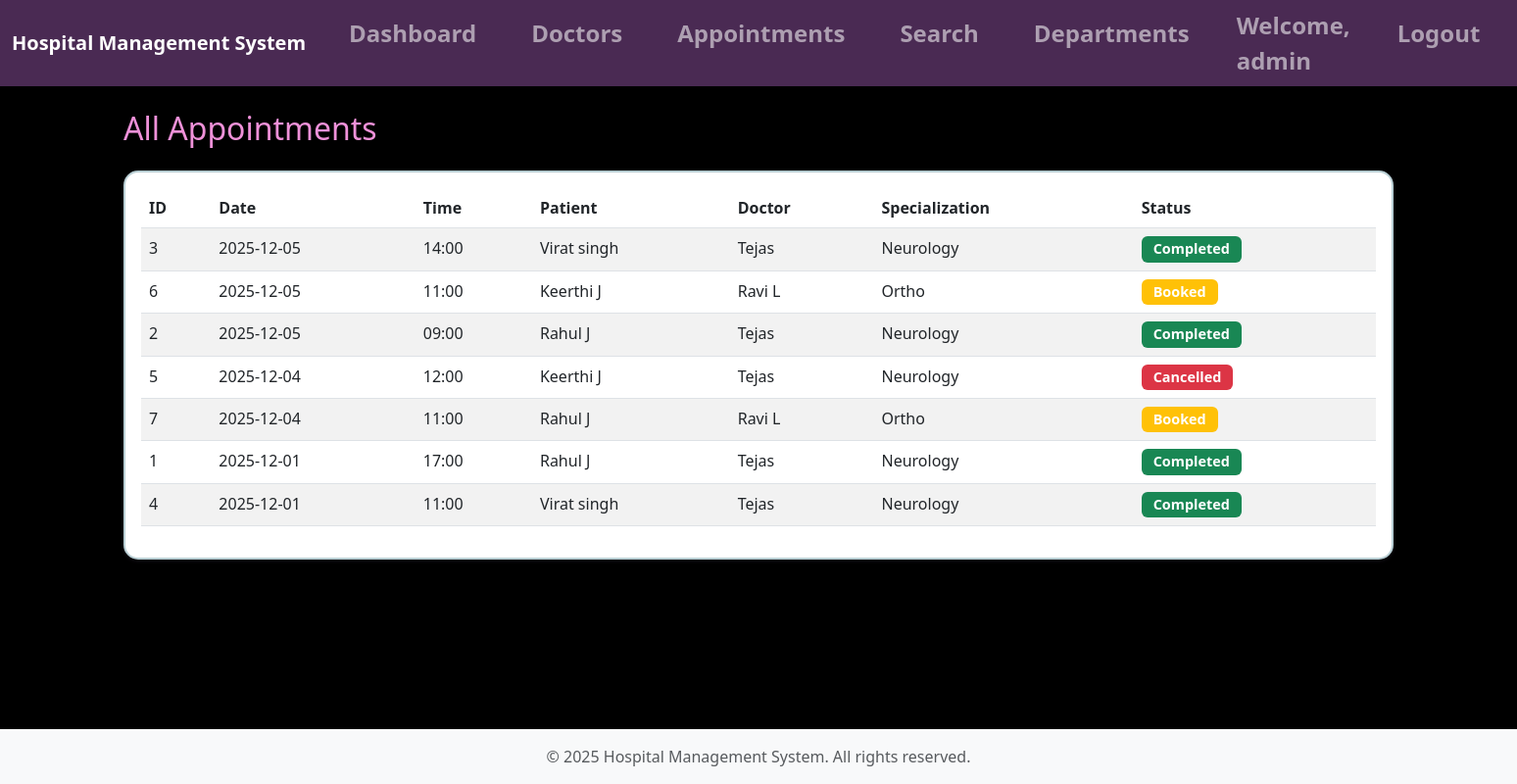
The app's page /admin/appointments (signed in) with its own data.
### tables this page shows
CREATE TABLE appointments (
            id INTEGER PRIMARY KEY AUTOINCREMENT,
            patient_id INTEGER NOT NULL,
            doctor_id INTEGER NOT NULL,
            appointment_date DATE NOT NULL,
            appointment_time TIME NOT NULL,
            status TEXT DEFAULT 'Booked' CHECK(status IN ('Booked', 'Completed', 'Cancelled')),
            created_at TIMESTAMP DEFAULT CURRENT_TIMESTAMP,
            FOREIGN KEY (patient_id) REFERENCES patients(id),
            FOREIGN KEY (doctor_id) REFERENCES doctors(id),
            UNIQUE(doctor_id, appointment_date, appointment_time)
        );

CREATE TABLE patients (
            id INTEGER PRIMARY KEY AUTOINCREMENT,
            user_id INTEGER NOT NULL,
            name TEXT NOT NULL,
            age INTEGER,
            gender TEXT,
            address TEXT,
            is_active INTEGER DEFAULT 1,
            FOREIGN KEY (user_id) REFERENCES users(id)
        );

CREATE TABLE doctors (
            id INTEGER PRIMARY KEY AUTOINCREMENT,
            user_id INTEGER NOT NULL,
            name TEXT NOT NULL,
            specialization_id INTEGER,
            is_active INTEGER DEFAULT 1,
            FOREIGN KEY (user_id) REFERENCES users(id),
            FOREIGN KEY (specialization_id) REFERENCES departments(id)
        );

CREATE TABLE departments (
            id INTEGER PRIMARY KEY AUTOINCREMENT,
            name TEXT UNIQUE NOT NULL,
            description TEXT,
            created_at TIMESTAMP DEFAULT CURRENT_TIMESTAMP
        );

### app.py (the view)
        def decorated_function(*args, **kwargs):
            if 'user_id' not in session:  # Check if user is logged in
                flash('Please login to access this page', 'error')
                return redirect(url_for('login'))
            if role and session.get('role') != role:  # Check role if specified
                flash('Access denied. Insufficient permissions.', 'error')
                return redirect(url_for('dashboard'))
            return f(*args, **kwargs)

### app.py (called while the page is built)
def get_db():
    conn = sqlite3.connect(app.config['DATABASE'])
    conn.row_factory = sqlite3.Row  # Return rows as dictionaries
    return conn

def query_db(query, args=(), one=False):
    conn = get_db()
    cursor = conn.execute(query, args)
    results = cursor.fetchall()
    conn.commit()  # Commit changes (SQLite auto-commits on close, but explicit is better)
    conn.close()
    return (results[0] if results else None) if one else results

def login_required(role=None):
    def decorator(f):
        def decorated_function(*args, **kwargs):
            if 'user_id' not in session:  # Check if user is logged in
                flash('Please login to access this page', 'error')
                return redirect(url_for('login'))
            if role and session.get('role') != role:  # Check role if specified
                flash('Access denied. Insufficient permissions.', 'error')
                return redirect(url_for('dashboard'))
            return f(*args, **kwargs)
        decorated_function.__name__ = f.__name__
        return decorated_function
    return decorator

@app.route('/admin/appointments')
@login_required('admin')
def admin_appointments():
    appointments = query_db('''
        SELECT a.*, p.name as patient_name, p.id as patient_id,
               d.name as doctor_name, dept.name as specialization
        FROM appointments a
        JOIN patients p ON a.patient_id = p.id
        JOIN doctors d ON a.doctor_id = d.id
        LEFT JOIN departments dept ON d.specialization_id = dept.id
        ORDER BY a.appointment_date DESC, a.appointment_time DESC
    ''')
    return render_template('admin/appointments.html', appointments=appointments)

### templates/admin/appointments.html (shortened to what this page needs)
{% extends "base.html" %}
{% block content %}
<h2 class="mb-4">All Appointments</h2>
<div class="card">
    <div class="card-body">
        {% if appointments %}
            <div class="table-responsive">
                <table class="table table-striped">
                    <thead>
                        <tr>
                            <th>ID</th>
                            <th>Date</th>
                            <th>Time</th>
                            <th>Patient</th>
                            <th>Doctor</th>
                            <th>Specialization</th>
                            <th>Status</th>
                        </tr>
                    </thead>
                    <tbody>
                        {% for appointment in appointments %}
                        <tr>
                            <td>{{ appointment.id }}</td>
                            <td>{{ appointment.appointment_date }}</td>
                            <td>{{ appointment.appointment_time }}</td>
                            <td>{{ appointment.patient_name }}</td>
                            <td>{{ appointment.doctor_name }}</td>
                            <td>{{ appointment.specialization or 'N/A' }}</td>
                            <td>
                                <span class="badge bg-{{ 'success' if appointment.status == 'Completed' else 'warning' if appointment.status == 'Booked' else 'danger' }}">
                                    {{ appointment.status }}
                                </span>
                            </td>
                        </tr>
                        {% endfor %}
                    </tbody>
                </table>
            </div>
        {% else %}
            <p class="text-muted">No appointments found.</p>
        {% endif %}
    </div>
</div>
{% endblock %}

### static/css/style.css (style rules this page uses)
body { min-height: 100vh; display: flex; flex-direction: column; background-color: #000000; }
h2 { color: #ef91d9 !important; }
.card { box-shadow: 0 2px 4px rgba(117, 84, 152, 0.1); margin-bottom: 20px; border-radius: 15px; border: 2px solid #b8ced3; }
.table { background-color: rgb(132, 68, 68); }
.table thead { background-color: #daaf77; }
.badge { padding: 6px 12px; font-size: 0.9rem; }

### records on screen
appointments: id "3", appointment_date "2025-12-05", appointment_time "14:00", patient_name "Virat singh", doctor_name "Tejas", name "Neurology", status "Completed"
appointments: id "6", appointment_date "2025-12-05", appointment_time "11:00", patient_name "Keerthi J", doctor_name "Ravi L", name "Ortho", status "Booked"
appointments: id "2", appointment_date "2025-12-05", appointment_time "09:00", patient_name "Rahul J", doctor_name "Tejas", name "Neurology", status "Completed"
appointments: id "5", appointment_date "2025-12-04", appointment_time "12:00", patient_name "Keerthi J", doctor_name "Tejas", name "Neurology", status "Cancelled"
appointments: id "7", appointment_date "2025-12-04", appointment_time "11:00", patient_name "Rahul J", doctor_name "Ravi L", name "Ortho", status "Booked"
appointments: id "1", appointment_date "2025-12-01", appointment_time "17:00", patient_name "Rahul J", doctor_name "Tejas", name "Neurology", status "Completed"
appointments: id "4", appointment_date "2025-12-01", appointment_time "11:00", patient_name "Virat singh", doctor_name "Tejas", name "Neurology", status "Completed"

### other values on screen
{{ session.username }} "admin"
